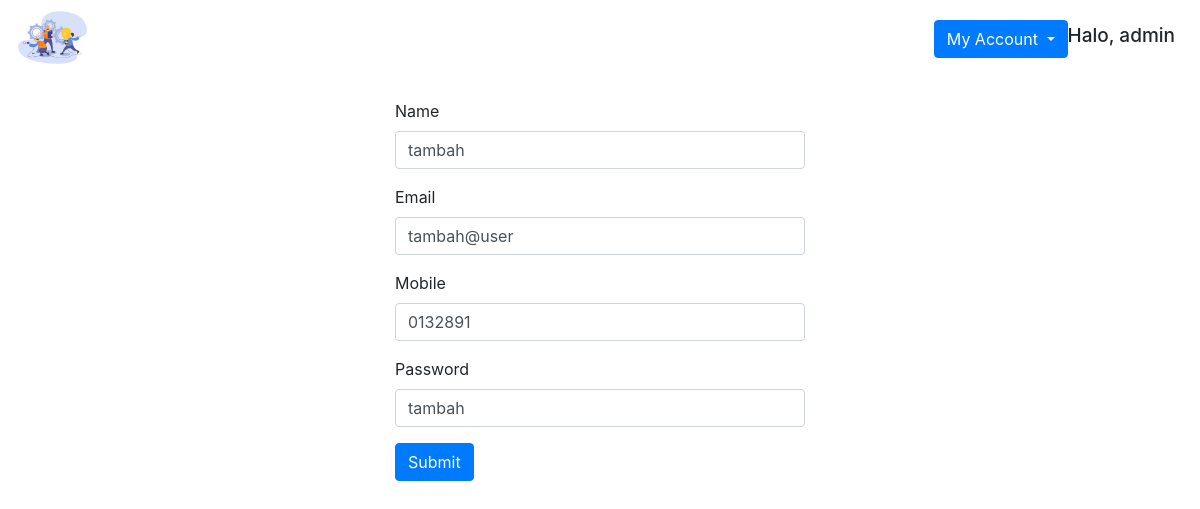
Page /edit.php?id=3 (signed in) on the committed database.
### tables this page shows
CREATE TABLE `user` (
  `id` int(10) NOT NULL,
  `nama` varchar(50) NOT NULL,
  `email` varchar(50) NOT NULL,
  `password` varchar(100) NOT NULL,
  `no_hp` varchar(13) DEFAULT NULL,
  `alamat` varchar(300) DEFAULT NULL,
  `gambar` text DEFAULT NULL,
  `roles` varchar(10) NOT NULL DEFAULT 'User'
);

### edit.php (the view, shortened to what this page needs)
<?php
include("config.php");
?>
<?php
$id = $_GET['id'];
$result = mysqli_query($mysqli, "SELECT * FROM user WHERE id=$id");
$data = mysqli_fetch_assoc($result);
$nama = $data['nama'];
$email = $data['email'];
$no_hp = $data['no_hp'];
$password = $data['password'];
?>
<!DOCTYPE html>
<html>
<head>
    <link rel="stylesheet" href="https://cdn.jsdelivr.net/npm/bootstrap@4.5.3/dist/css/bootstrap.min.css"
>
    <link rel="stylesheet" type="text/css" href="style.css">
</head>
<body>
    <div class="top container-fluid fixed-top ">
        <img class="logo_navbar" src="gambar\logo.png">
        <div class="dropdown">
            <h5 class="halo">Halo, <?= $_SESSION['nama']; ?></h5>
            <a class="btn btn-primary dropdown-toggle" href="#" role="button" id="dropdownMenuLink"
                data-toggle="dropdown" aria-haspopup="true" aria-expanded="false">
                My Account
            </a>
        </div>
    </div>
    <div class="isi_body">
        <h1 style="text-align: center;" class="display-4"> Edit Data !</h1>
        <div class="container">
            <br>
            <form method="post" action="" style=" margin-left: 350px; margin-right: 350px;">
                <div class="form-group">
                    <label for="name">Name</label>
                    <input type="text" class="form-control" name="nama" value=<?php echo $nama; ?>>
                </div>
                <div class="form-group">
                    <label for="email">Email</label>
                    <input type="email" class="form-control" name="email" value=<?php echo $email; ?>>
                </div>
                <div class="form-group">
                    <label for="no_hp">Mobile</label>
                    <input type="text" class="form-control" name="no_hp" value=<?php echo $no_hp; ?>>
                </div>
                <div class="form-group">
                    <label for="password">Password</label>
                    <input type="text" class="form-control" name="password" value=<?php echo $password; ?>>
                </div>
                <button type="Submit" class="btn btn-primary" name="update" value="Update">Submit</button>
            </form>
        </div>
    </div>
</body>
</html>

### style.css (style rules this page uses)
.top { background-color:white; }
.dropdown { float: right; margin-top: 20px; }
.halo { float: right; margin-top: 5px; padding-right: 10px; text-align: right; font-size: 19px; }
.logo_navbar { width: 75px; height: 75px; }

### rows in the picture
user: nama "tambah", email "tambah@user", no_hp "0132891", password "tambah"

### other values in the picture
$_SESSION['nama'] "admin"
